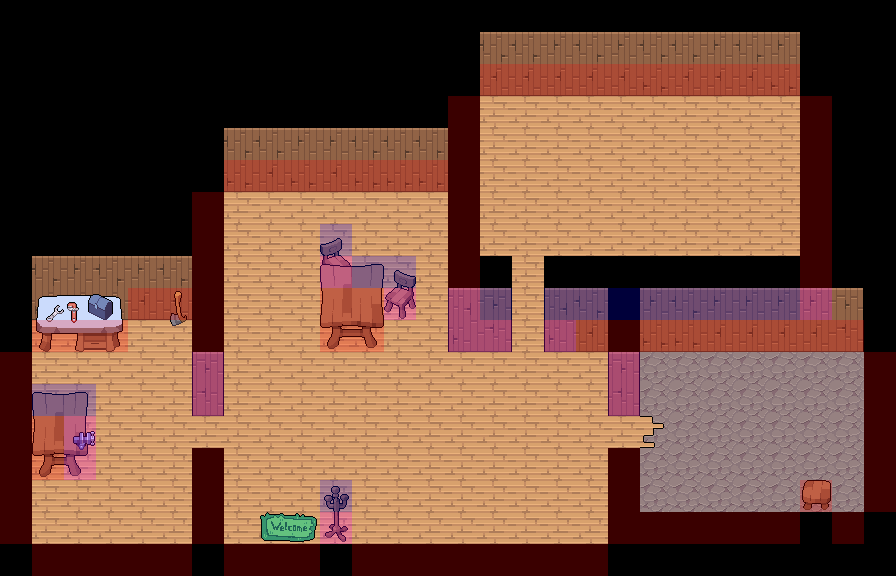

A 2D game scene composited from a Tiled map and its tileset images. What follows is a short description and the map's XML, with each tile layer's data collapsed to a summary:
An orthogonal 28x18 tile map with 32x32 px tiles, 7 tile layers (2, 1, wall, 2, ...), 2 tilesets and 3 objects (2x changeRoom, playerSpawn).

<map version="1.10" tiledversion="1.10.2" orientation="orthogonal" renderorder="right-down" width="28" height="18" tilewidth="32" tileheight="32" infinite="0" nextlayerid="22" nextobjectid="4">
 <editorsettings>
  <export target="../../../tiled/home.json" format="json" />
 </editorsettings>
 <tileset firstgid="1" source="../bounds.tsx" />
 <tileset firstgid="5" source="tilesets.tsx" />
 <group id="17" name="floor">
  <layer id="18" name="2" width="28" height="18">
   <data>[504 cells, 250 non-empty, 5 distinct tile ids]</data>
  </layer>
  <layer id="9" name="1" width="28" height="18">
   <data>[504 cells, 3 non-empty, 3 distinct tile ids]</data>
  </layer>
 </group>
 <layer id="10" name="wall" width="28" height="18">
  <data>[504 cells, 70 non-empty, 10 distinct tile ids]</data>
 </layer>
 <group id="14" name="furniture">
  <layer id="16" name="2" width="28" height="18">
   <data>[504 cells, 19 non-empty, 19 distinct tile ids]</data>
  </layer>
  <layer id="15" name="1" width="28" height="18">
   <data>[504 cells, 8 non-empty, 8 distinct tile ids]</data>
  </layer>
 </group>
 <layer id="11" name="roof" width="28" height="18">
  <data>[504 cells, 112 non-empty, 1 distinct tile ids]</data>
 </layer>
 <layer id="1" name="bounds" width="28" height="18" opacity="0.23">
  <data>[504 cells, 123 non-empty, 3 distinct tile ids]</data>
 </layer>
 <group id="4" name="events" opacity="0.2">
  <objectgroup id="12" name="doorHome-in">
   <object id="1" name="doorHome-in" type="changeRoom" gid="2" x="256" y="544" width="64" height="32">
    <properties>
     <property name="targetRoom" value="forest-home" />
     <property name="targetTile" value="doorHome-out" />
    </properties>
   </object>
  </objectgroup>
  <objectgroup id="13" name="garageHome-in">
   <object id="2" name="garageHome-in" type="changeRoom" gid="2" x="64" y="544" width="96" height="32">
    <properties>
     <property name="targetRoom" value="forest-home" />
     <property name="targetTile" value="garageHome-out" />
    </properties>
   </object>
  </objectgroup>
  <objectgroup id="21" name="playerSpawn">
   <object id="3" name="playerSpawn" gid="2" x="64" y="384" width="32" height="32">
    <properties>
     <property name="hide" type="bool" value="true" />
    </properties>
   </object>
  </objectgroup>
 </group>
</map>
